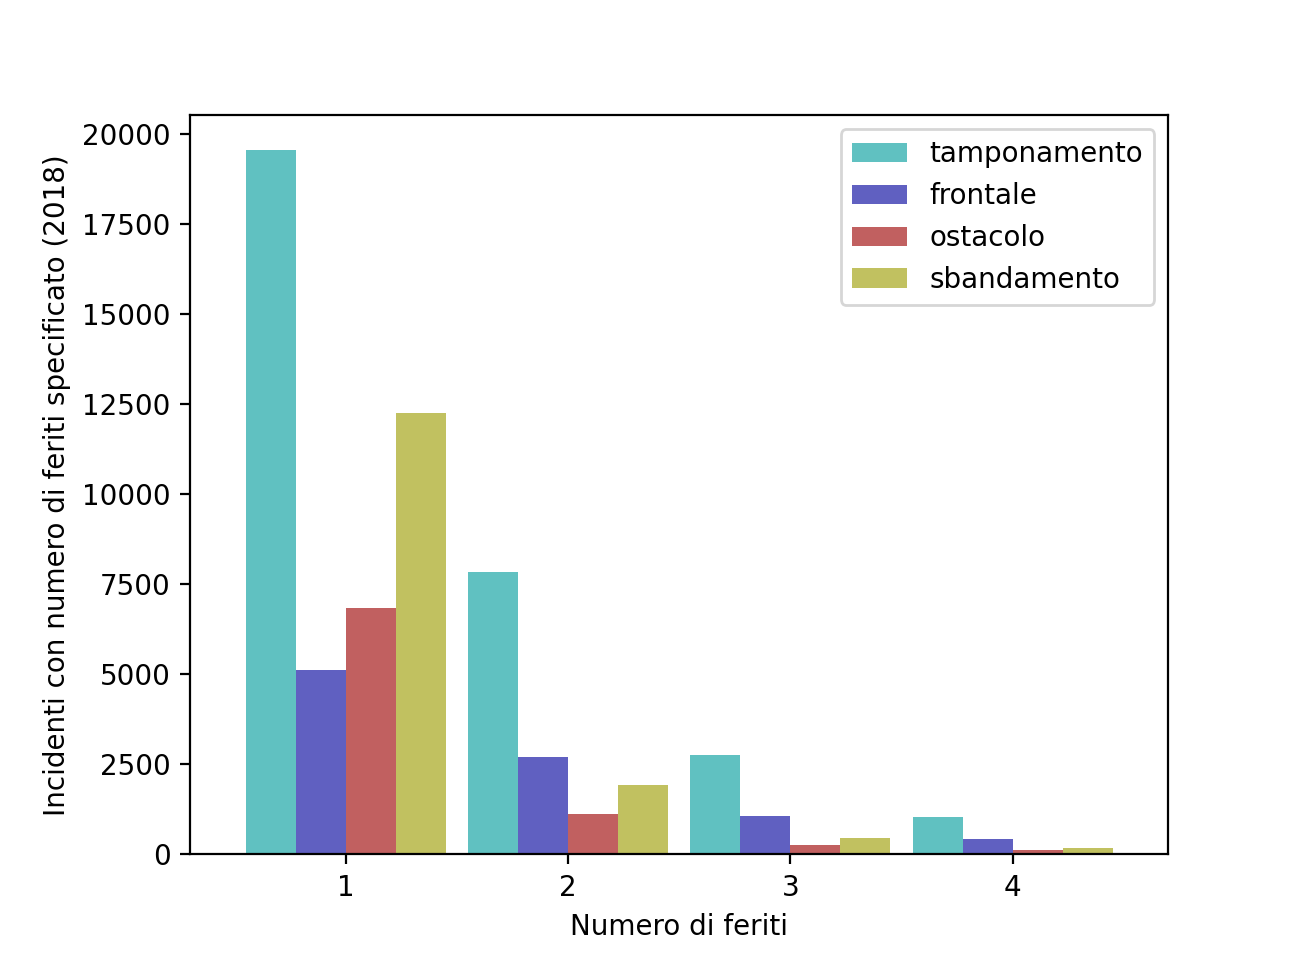

The Python source for this figure:

import pandas as pd
import matplotlib.pyplot as plt

data = pd.read_csv("dataset/incidenti/istat/incidenti_2018.txt", sep='\t')

tipo_incidenti = data[['natura_incidente', 'feriti']]

tamponamento = tipo_incidenti[tipo_incidenti['natura_incidente'] == 4]['feriti']
frontale = tipo_incidenti[tipo_incidenti['natura_incidente'] == 1]['feriti']
ostacolo = tipo_incidenti[tipo_incidenti['natura_incidente'] == 8]['feriti']
sbandamento = tipo_incidenti[tipo_incidenti['natura_incidente'] == 10]['feriti']

tamponamento = tamponamento.value_counts()
frontale = frontale.value_counts()
ostacolo = ostacolo.value_counts()
sbandamento = sbandamento.value_counts()

df = pd.DataFrame(
    [tamponamento, frontale, ostacolo, sbandamento], 
    ['tamponamento', 'frontale', 'ostacolo', 'sbandamento']
)[[1,2,3,4]].transpose()

color_ls = ['#60c1c1', '#6060c1', '#c16060', '#c1c160']
df.plot.bar(width=0.9, color=color_ls)
plt.xticks(rotation=0)
plt.xlabel("Numero di feriti")
plt.ylabel("Incidenti con numero di feriti specificato (2018)")
plt.show()
